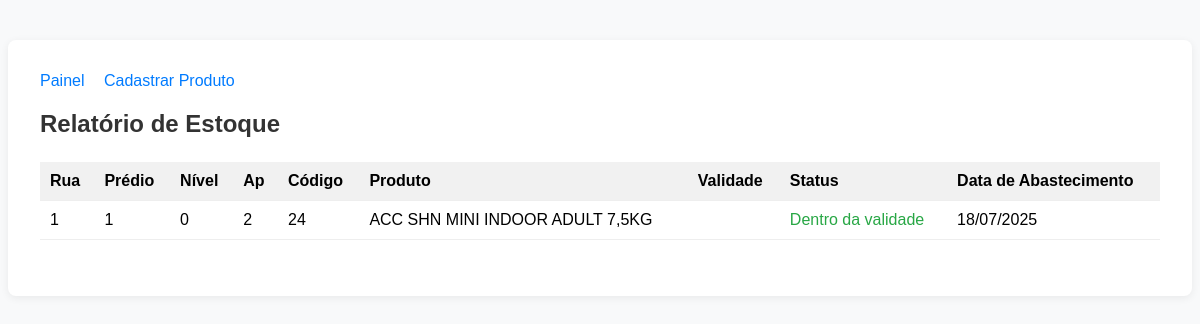
Before: /produtos/relatorio/ (signed in) with the older database file.
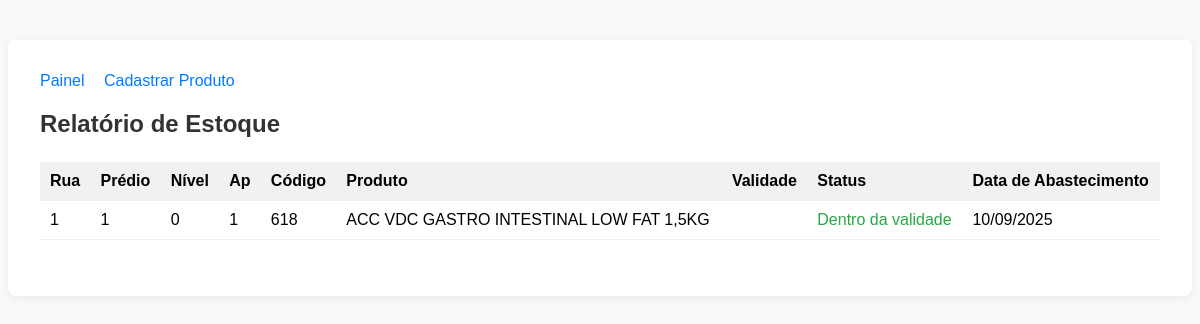
After: the same page with the newer database file.
### produtos/models.py (models this page shows, shortened)
class Estoque(models.Model):
    produto = models.ForeignKey(Produto, on_delete=models.CASCADE)
    local = models.ForeignKey(Armazenamento, on_delete=models.CASCADE)
    data_armazenado = models.DateField()

class Armazenamento(models.Model):
    rua = models.CharField(max_length=50)
    predio = models.CharField(max_length=50)
    nivel = models.CharField(max_length=10)
    ap = models.CharField(max_length=10)
    livre = models.BooleanField(default=True)

class Produto(models.Model):
    nome = models.CharField(max_length=100)
    codigo = models.CharField(max_length=50, unique=True)
    peso = models.CharField(max_length=50)

### produtos/views.py (the view)
# urls.py: path('relatorio/',views.relatorio_estoque,name='relatorio_estoque'),
@login_required
def relatorio_estoque(request):
    dados = Estoque.objects.select_related('produto', 'local').order_by('-data_armazenado')
    today = date.today()
    hoje_mais_30 = today + timedelta(days=30)
    paginator = Paginator(dados, 20)
    page_number = request.GET.get('page')
    page_obj = paginator.get_page(page_number)
    return render(request, 'produtos/relatorios.html', {
        'page_obj': page_obj,
        'today': today,
        'hoje_mais_30': hoje_mais_30
    })

### produtos/templates/produtos/relatorios.html (shortened to what this page needs)
<!DOCTYPE html>
<html lang="pt-br">
<head>
</head>
<body>
    <div class="container">
        <div class="top-bar">
            <a href="{% url 'painel' %}">Painel</a>
            <a href="{% url 'cadastrar_produto' %}">Cadastrar Produto</a>
        </div>
        <h2>Relatório de Estoque</h2>
        <table>
            <thead>
                <tr>
                    <th>Rua</th>
                    <th>Prédio</th>
                    <th>Nível</th>
                    <th>Ap</th>
                    <th>Código</th>
                    <th>Produto</th>
                    <th>Validade</th>
                    <th>Status</th>
                    <th>Data de Abastecimento</th>
                </tr>
            </thead>
            <tbody>
                {% for item in page_obj %}
                <tr>
                    <td>{{ item.local.rua }}</td>
                    <td>{{ item.local.predio }}</td>
                    <td>{{ item.local.nivel }}</td>
                    <td>{{ item.local.ap }}</td>
                    <td>{{ item.produto.codigo }}</td>
                    <td class="nowrap">{{ item.produto.nome }}</td>
                    <td>{{ item.produto.validade|date:"d/m/Y" }}</td>
                    <td>
                        {% if item.produto.validade <= today %} <span class="vencido" style="color:#c00;font-weight:bold;">
                            Vencido</span>
                            {% elif item.produto.validade <= hoje_mais_30 %} <span style="color:#bfa900;font-weight:bold;">
                                Próximo do vencimento</span>
                                {% else %}
                                <span class="ok">Dentro da validade</span>
                                {% endif %}
                    </td>
                    <td>{{ item.data_armazenado|date:"d/m/Y" }}</td>
                </tr>
                {% empty %}
                <tr>
                    <td colspan="10">Nenhum produto no estoque.</td>
                </tr>
                {% endfor %}
            </tbody>
        </table>
    </div>
</body>
</html>

### produtos/templates/produtos/relatorios.html (style rules this page uses)
body { font-family: Arial, sans-serif; background: #f8f9fa; }
.container { max-width: 100%; margin: 40px auto; background: #fff; padding: 32px; border-radius: 8px; box-shadow: 0 2px 8px #0001; }
h2 { color: #333; margin-bottom: 24px; }
table { width: 100%; border-collapse: collapse; margin-bottom: 24px; }
th, td { padding: 10px; border-bottom: 1px solid #eee; text-align: left; }
th { background: #f1f1f1; }
.top-bar { margin-bottom: 20px; }
.top-bar a { margin-right: 15px; color: #007bff; text-decoration: none; }
.ok { color: #28a745; }
.nowrap { white-space: nowrap; }

Changed rows visible on the page:
removed Estoque: local.rua "1", local.predio "1", local.nivel "0", local.ap "2", produto.codigo "24", produto.nome "ACC SHN MINI INDOOR ADULT 7,5KG", shows "Dentro da validade", data_armazenado "18/07/2025"
added Estoque: local.rua "1", local.predio "1", local.nivel "0", local.ap "1", produto.codigo "618", produto.nome "ACC VDC GASTRO INTESTINAL LOW FAT 1,5KG", shows "Dentro da validade", data_armazenado "10/09/2025"
